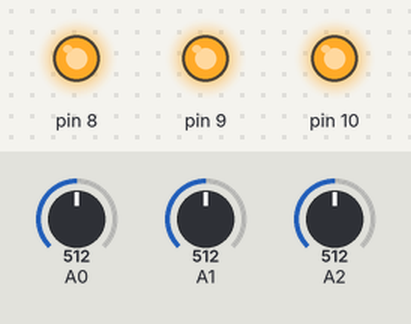
A sketch run on a simulated Arduino Uno, built with avr-gcc and run on an emulated ATmega328P. Shown: output pins drawn as LEDs (lit = HIGH). Inputs (shaded band) come from the test bench; at power-on: A0 = 512, A1 = 512, A2 = 512.

Above: at 1.2 s.
1.3 s: A0 set to 138
2.8 s: A0 set to 115
At 3.4 s:
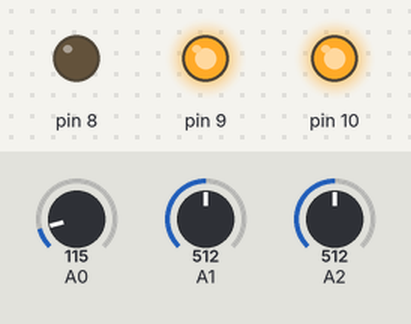
4.3 s: A1 set to 122
At 5.5 s:
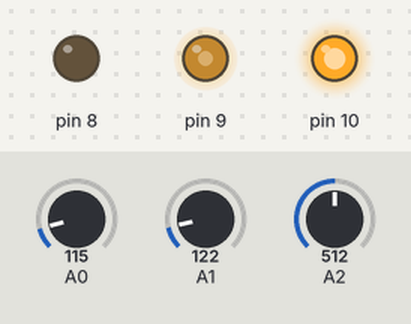
5.8 s: A2 set to 122
At 6.9 s:
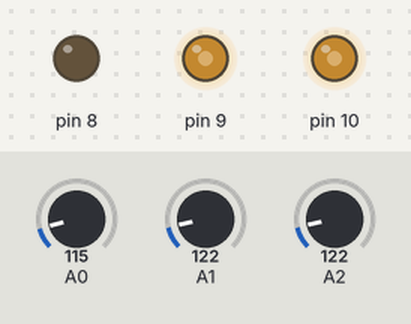
7.3 s: A1 set to 0
At 8.0 s:
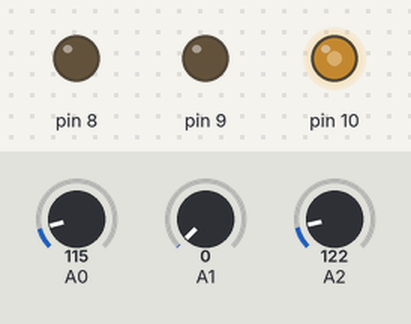
8.8 s: A2 set to 0
At 9.1 s:
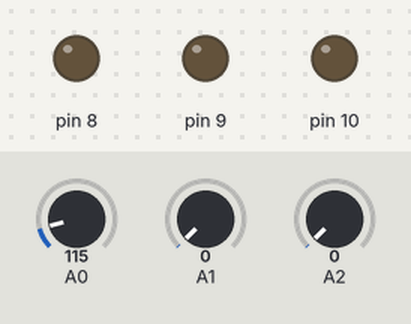
Timing chart, 0 to 11.3 s (numbered marks = the images above; inputs shaded):
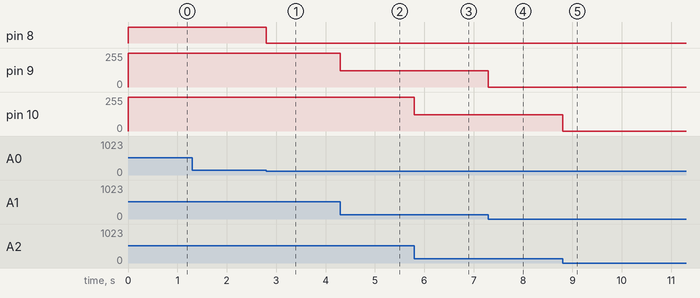

Measured:
- the behaviour switches between 128 and 127 on A0 (found by bisection; images 0 and 1)
- after the input at 1.3 s, every drawn part: stays the same
- after the input at 2.8 s, pin 8: HIGH → LOW at once
- after the input at 4.3 s, pin 9: 255/255 → 122/255 at once
- after the input at 5.8 s, pin 10: 255/255 → 122/255 at once
- after the input at 7.3 s, pin 9: 122/255 → 0/255 at once
- after the input at 8.8 s, pin 10: 122/255 → 0/255 at once

The sketch:

P5.ino
```cpp
/*Title: Write a program to control the color of the LED by turning 3 different potentiometers.
  One will be read for the value of Red, one for the value of Green, and one for the value of Blue.
  Name:- Manav Uttekar
  Roll No:- 71
*/

void setup() {
    // put your setup code here, to run once:
    pinMode(8, OUTPUT);
    pinMode(9, OUTPUT);
    pinMode(10, OUTPUT);
    pinMode(A0, INPUT);
    pinMode(A1, INPUT);
    pinMode(A2, INPUT);
  }

  void loop() {
    // put your main code here, to run repeatedly:
    int redvalue = analogRead(A0);
    int greenvalue = analogRead(A1);
    int bluevalue = analogRead(A2);

    analogWrite(8, redvalue);
    analogWrite(9, greenvalue);
    analogWrite(10, bluevalue);
  }
  
```
